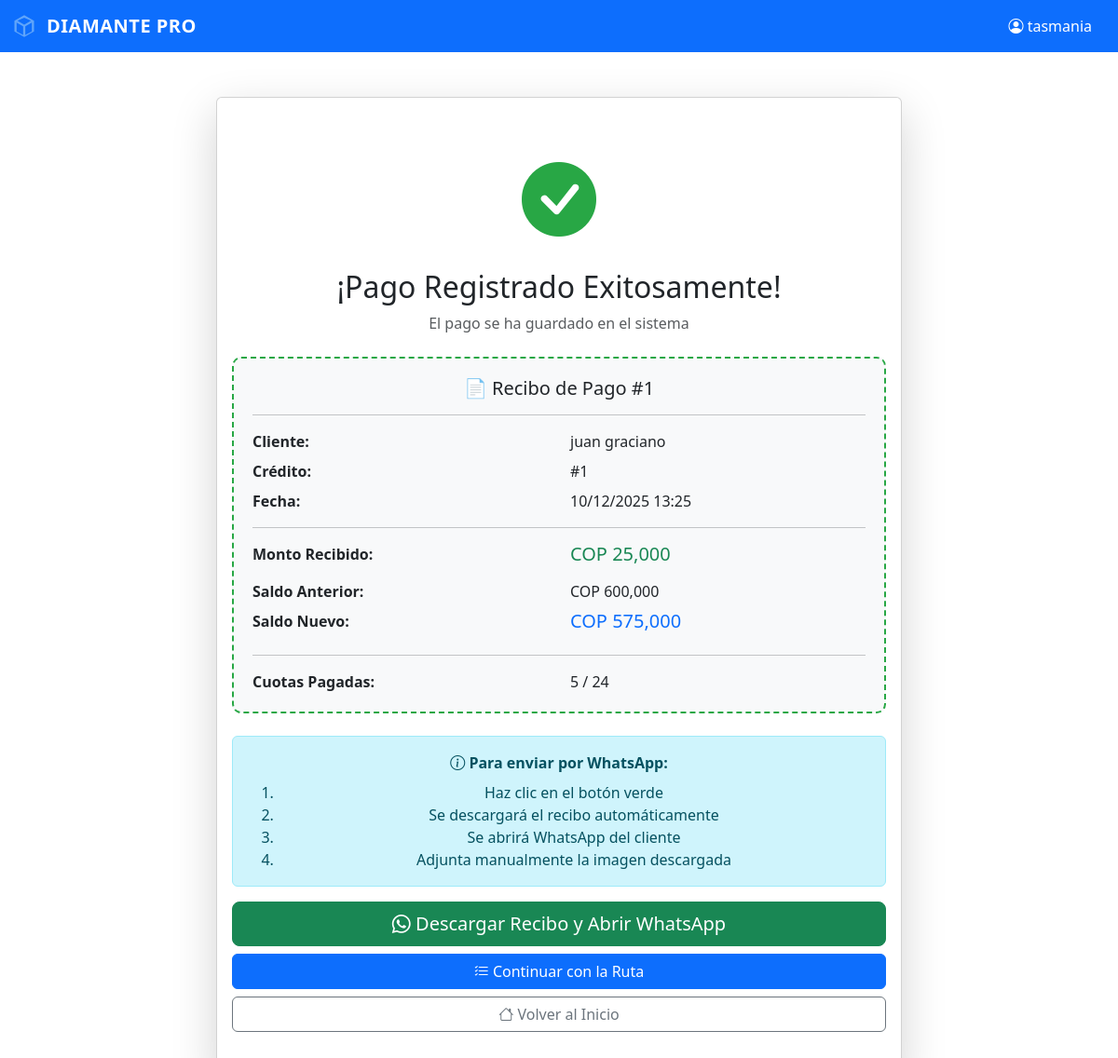
/cobro/exito/1 (signed in), run on the app's committed database.
### app/models.py (models this page shows)
class Pago(db.Model):
    __tablename__ = 'pagos'
    id = db.Column(db.Integer, primary_key=True)
    prestamo_id = db.Column(db.Integer, db.ForeignKey('prestamos.id'), nullable=False)
    cobrador_id = db.Column(db.Integer, db.ForeignKey('usuarios.id'), nullable=False)
    monto = db.Column(db.Float, nullable=False)
    numero_cuotas_pagadas = db.Column(db.Integer, default=1)
    saldo_anterior = db.Column(db.Float, nullable=False)
    saldo_nuevo = db.Column(db.Float, nullable=False)
    fecha_pago = db.Column(db.DateTime, default=datetime.utcnow)
    observaciones = db.Column(db.String(500))
    tipo_pago = db.Column(db.String(20), default='NORMAL')  # NORMAL, ABONO, COMPLETO
    prestamo = db.relationship('Prestamo', backref='pagos')
    cobrador = db.relationship('Usuario', backref='pagos_realizados')

class Cliente(db.Model):
    __tablename__ = 'clientes'
    id = db.Column(db.Integer, primary_key=True)
    nombre = db.Column(db.String(100), nullable=False)
    documento = db.Column(db.String(20), unique=True, nullable=False)
    documento_negocio = db.Column(db.String(30))
    telefono = db.Column(db.String(20), nullable=False)
    whatsapp_codigo_pais = db.Column(db.String(5), default='57')  # Código de país para WhatsApp
    whatsapp_numero = db.Column(db.String(20))  # Número WhatsApp sin código de país
    direccion_negocio = db.Column(db.String(200))
    gps_latitud = db.Column(db.Float)
    gps_longitud = db.Column(db.Float)
    es_vip = db.Column(db.Boolean, default=False)
    fecha_registro = db.Column(db.DateTime, default=datetime.utcnow)
    @property
    def whatsapp_completo(self):
        if self.whatsapp_numero:
            return f"{self.whatsapp_codigo_pais}{self.whatsapp_numero}"
        return self.telefono  # Fallback al teléfono regular

class Prestamo(db.Model):
    __tablename__ = 'prestamos'
    id = db.Column(db.Integer, primary_key=True)
    cliente_id = db.Column(db.Integer, db.ForeignKey('clientes.id'), nullable=False)
    ruta_id = db.Column(db.Integer, db.ForeignKey('rutas.id'), nullable=False)  # Ahora se asocia a la ruta
    cobrador_id = db.Column(db.Integer, db.ForeignKey('usuarios.id'), nullable=True)  # Mantener por compatibilidad temporal
    monto_prestado = db.Column(db.Float, nullable=False)
    tasa_interes = db.Column(db.Float, default=0.20)  # 20% o 15% VIP
    monto_a_pagar = db.Column(db.Float, nullable=False)
    saldo_actual = db.Column(db.Float, nullable=False)
    valor_cuota = db.Column(db.Float, nullable=False)
    moneda = db.Column(db.String(3), default='COP')  # COP, USD, PEN, BRL, ARS
    frecuencia = db.Column(db.String(20), default='DIARIO')  # DIARIO, SEMANAL, QUINCENAL
    numero_cuotas = db.Column(db.Integer, nullable=False)
    cuotas_pagadas = db.Column(db.Integer, default=0)
    cuotas_atrasadas = db.Column(db.Integer, default=0)
    estado = db.Column(db.String(20), default='ACTIVO')  # ACTIVO, CANCELADO, MORA
    fecha_inicio = db.Column(db.DateTime, default=datetime.utcnow)
    fecha_fin_estimada = db.Column(db.DateTime)
    fecha_ultimo_pago = db.Column(db.DateTime)
    cliente = db.relationship('Cliente', backref='prestamos')
    ruta = db.relationship('Ruta', backref='prestamos')
    cobrador = db.relationship('Usuario', backref='prestamos_asignados')  # Mantener por compatibilidad

### app/routes.py (the view)
    @app.route('/cobro/exito/<int:pago_id>')
    def cobro_exito(pago_id):
        if 'usuario_id' not in session:
            return redirect(url_for('home'))
        pago = Pago.query.get_or_404(pago_id)
        prestamo = pago.prestamo
        cliente = prestamo.cliente
        fecha_formato = pago.fecha_pago.strftime('%d/%m/%Y %H:%M')
        mensaje = f"""RECIBO DE PAGO - DIAMANTE PRO

Credito: #{prestamo.id}
Cliente: {cliente.nombre}
Fecha: {fecha_formato}

Monto Recibido: {prestamo.moneda} {pago.monto:,.0f}
Saldo Anterior: {prestamo.moneda} {pago.saldo_anterior:,.0f}
Saldo Nuevo: {prestamo.moneda} {pago.saldo_nuevo:,.0f}

Cuotas Pagadas: {prestamo.cuotas_pagadas}/{prestamo.numero_cuotas}

Gracias por su pago!"""
        mensaje_encoded = mensaje.replace(' ', '%20').replace('\n', '%0A')
        whatsapp_url = f"https://wa.me/{cliente.whatsapp_completo}?text={mensaje_encoded}"
        return render_template('cobro_exito.html',
                             pago=pago,
                             prestamo=prestamo,
                             cliente=cliente,
                             whatsapp_url=whatsapp_url,
                             nombre=session.get('nombre'),
                             rol=session.get('rol'))

### app/templates/cobro_exito.html (shortened to what this page needs)
<!DOCTYPE html>
<html>
<head>
    <link href="https://cdn.jsdelivr.net/npm/bootstrap@5.3.0/dist/css/bootstrap.min.css" rel="stylesheet">
    <link rel="stylesheet" href="https://cdn.jsdelivr.net/npm/bootstrap-icons@1.11.0/font/bootstrap-icons.css">
</head>
<body>
    <nav class="navbar navbar-expand-lg navbar-dark bg-primary">
        <div class="container-fluid">
            <a class="navbar-brand" href="/dashboard" style="display: inline-flex; align-items: center; gap: 10px; font-weight: 600; letter-spacing: 0.5px;">
                <svg style="width: 28px; height: 28px; fill: #60a5fa;" viewBox="0 0 24 24" xmlns="http://www.w3.org/2000/svg">
                    <path d="M12 2L3 7v10l9 5 9-5V7l-9-5zm0 2.18L18.18 7 12 10.82 5.82 7 12 4.18zM5 8.82l6 3.5v7.86l-6-3.33V8.82zm8 11.36v-7.86l6-3.5v8.03l-6 3.33z"/>
                </svg>
                <span>DIAMANTE PRO</span>
            </a>
            <div class="d-flex align-items-center">
                <span class="text-white me-3">
                    <i class="bi bi-person-circle"></i> {{ nombre }}
                </span>
            </div>
        </div>
    </nav>
    <div class="container mt-5">
        <div class="row">
            <div class="col-md-8 offset-md-2">
                <div class="card shadow-lg">
                    <div class="card-body text-center py-5">
                        <i class="bi bi-check-circle-fill success-icon"></i>
                        <h2 class="mt-3">¡Pago Registrado Exitosamente!</h2>
                        <p class="text-muted">El pago se ha guardado en el sistema</p>
                        <div class="recibo-box text-start mt-4">
                            <h5 class="text-center mb-3">📄 Recibo de Pago #{{ pago.id }}</h5>
                            <hr>
                            <div class="row mb-2">
                                <div class="col-6"><strong>Cliente:</strong></div>
                                <div class="col-6">{{ cliente.nombre }}</div>
                            </div>
                            <div class="row mb-2">
                                <div class="col-6"><strong>Crédito:</strong></div>
                                <div class="col-6">#{{ prestamo.id }}</div>
                            </div>
                            <div class="row mb-2">
                                <div class="col-6"><strong>Fecha:</strong></div>
                                <div class="col-6">{{ pago.fecha_pago.strftime('%d/%m/%Y %H:%M') }}</div>
                            </div>
                            <hr>
                            <div class="row mb-2">
                                <div class="col-6"><strong>Monto Recibido:</strong></div>
                                <div class="col-6 text-success"><h5>{{ prestamo.moneda }} {{ "{:,.0f}".format(pago.monto) }}</h5></div>
                            </div>
                            <div class="row mb-2">
                                <div class="col-6"><strong>Saldo Anterior:</strong></div>
                                <div class="col-6">{{ prestamo.moneda }} {{ "{:,.0f}".format(pago.saldo_anterior) }}</div>
                            </div>
                            <div class="row mb-2">
                                <div class="col-6"><strong>Saldo Nuevo:</strong></div>
                                <div class="col-6 text-primary"><h5>{{ prestamo.moneda }} {{ "{:,.0f}".format(pago.saldo_nuevo) }}</h5></div>
                            </div>
                            <hr>
                            <div class="row">
                                <div class="col-6"><strong>Cuotas Pagadas:</strong></div>
                                <div class="col-6">{{ prestamo.cuotas_pagadas }} / {{ prestamo.numero_cuotas }}</div>
                            </div>
                        </div>
                        <div class="alert alert-info mt-4">
                            <i class="bi bi-info-circle"></i>
                            <strong>Para enviar por WhatsApp:</strong>
                            <ol class="mb-0 mt-2">
                                <li>Haz clic en el botón verde</li>
                                <li>Se descargará el recibo automáticamente</li>
                                <li>Se abrirá WhatsApp del cliente</li>
                                <li>Adjunta manualmente la imagen descargada</li>
                            </ol>
                        </div>
                        <div class="d-grid gap-2 mt-3">
                            <button onclick="descargarYAbrirWhatsApp()" class="btn btn-success btn-lg">
                                <i class="bi bi-whatsapp"></i> Descargar Recibo y Abrir WhatsApp
                            </button>
                            <a href="/cobro/lista" class="btn btn-primary">
                                <i class="bi bi-list-check"></i> Continuar con la Ruta
                            </a>
                            <a href="/dashboard" class="btn btn-outline-secondary">
                                <i class="bi bi-house"></i> Volver al Inicio
                            </a>
                        </div>
                    </div>
                </div>
            </div>
        </div>
    </div>
</body>
</html>

### app/templates/cobro_exito.html (style rules this page uses)
.success-icon { font-size: 5rem; color: #28a745; }
.recibo-box { background: #f8f9fa; padding: 20px; border-radius: 10px; border: 2px dashed #28a745; }

### data on the page
Pago: id "1", fecha_pago "10/12/2025 13:25", monto "25,000", saldo_anterior "600,000", saldo_nuevo "575,000"
Cliente: nombre "juan graciano"
Prestamo: id "1", moneda "COP", cuotas_pagadas "5", numero_cuotas "24"

### other printed values
{{ nombre }} "tasmania"
